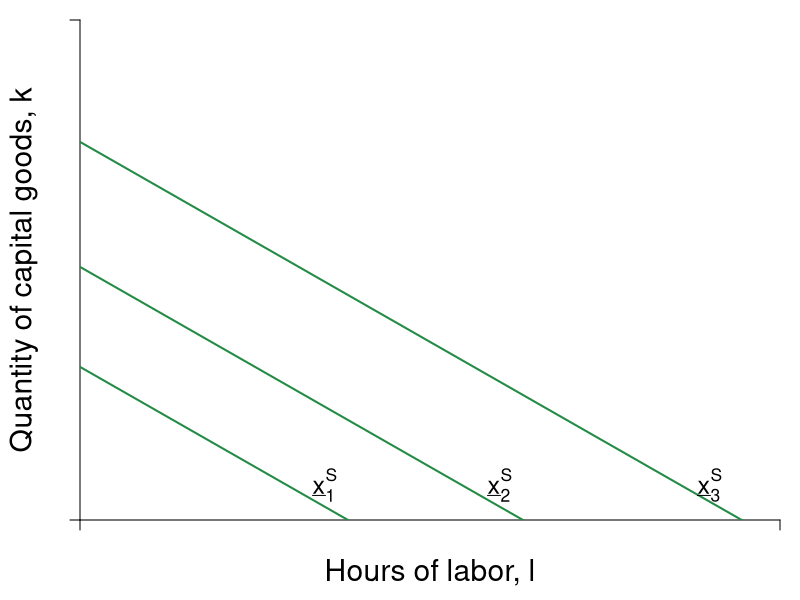

The R source for this figure:
#Graph Designer: Simon Halliday
#Authors: Bowles, Foley and Halliday
#Title: Coordination, Conflict and Competition: A Text in Microeconomics

library(shape)
pdf(file = "specprodexch/techvariables3.pdf", width = 7, height = 7)

#Set parameters for graphics
pointsize <- 1.8
axislabelsize <- 1.8
labelsize <- 1.5
namesize <- 1.8
annotatesize <- 1.5
graphlinewidth <- 2
segmentlinewidth <- 1.5

COL <- c("#7fc97f", "#beaed4", "#fdc086", "#ffff99", "#386cb0", "#f0027f", "#bf5b17", "#666666")
COLA <- c("#e0f3db", "#99d8c9","#66c2a4","#41ae76", "#238b45", "#005824")
COLB <- c("#c6dbef", "#4eb3d3", "#2b8cbe", "#0868ac","#084081")

#Edited the margins to cater for the larger LHS labels
par(mar =  c(4, 4, 1, 1))

uFn <- function(x, y, alpha = 0.7){
  (x^alpha)*(y^(1 - alpha))
}

isoA <- function(l, alpha = 0.7, xbar = 4, A = 2) {
  (xbar / A)^2 - alpha*l
}

trsline <- function(x, constant = 10, slope = 4){
  constant - (slope)*x
}

ff <- function(x, c = 12, s = 1/3){
  c - s*x
}

xlims <- c(0, 10)
ylims <- c(0, 10)

npts <- 501 
x <- seq(xlims[1], xlims[2], length.out = npts)
y <- seq(ylims[1], ylims[2], length.out = npts) 
a <- c(2, 4, 6)

plot(0, 0, xlim = xlims, ylim = ylims, type = "n",
     xlab = expression(paste("")),
     ylab = expression(paste("")), 
     xaxt = "n", 
     yaxt = "n", 
     cex.lab = axislabelsize, 
     bty = "n", 
     xaxs="i", 
     yaxs="i"
)


# ticksy <- seq(from = 0, to = ylims[2], by = 1)
# ylabels <- seq(from = 0, to = ylims[2], by = 1)
# ticksx <- seq(from = 0, to = xlims[2], by = 1)
# xlabels <- seq(from = 0, to = xlims[2], by = 1)
ticksy <- c(ylims[1],  ylims[2])
ylabels <- c(NA, NA)
ticksx <- c(xlims[1], xlims[2])
xlabels <- c(NA, NA)

axis(1, at = ticksx, pos = 0, labels = xlabels)
axis(2, at = ticksy, pos = 0, labels = ylabels, las = 1)

npts <- 500 
xx1 <- seq(xlims[1], xlims[2], length.out = npts)
xx2 <- seq(0, xlims[2], length.out = npts)
xx3 <- seq(1.5, 2.5, length.out = npts)
xx4 <- seq(3, 5, length.out = npts)
xx5 <- seq(7, 9, length.out = npts)

#Draw the graphs
lines(xx1, isoA(xx1, alpha = 0.8, xbar = 3.5, A = 2), col = COLA[5], lwd = graphlinewidth)
lines(xx1, isoA(xx1, alpha = 0.8, xbar = 4.5, A = 2 ), col = COLA[5], lwd = graphlinewidth)
lines(xx1, isoA(xx1, alpha = 0.8, xbar = 5.5, A = 2), col = COLA[5], lwd = graphlinewidth)
#lines(xx1, isoA(xx1, alpha = 0.3, xbar = 4), col = COLB[5], lwd = graphlinewidth)
#lines(xx1, ff(xx1, c = 9, s = 1.34), col = COL[3], lwd = graphlinewidth)
# lines(xx3, trsline(xx3, constant = 16), col = "gray", lty = 2, lwd = graphlinewidth)
# lines(xx4, trsline(xx4, constant = 8, slope = 1), col = "gray", lty = 2, lwd = graphlinewidth)
# lines(xx5, trsline(xx5, constant = 4, slope = 0.25), col = "gray", lty = 2, lwd = graphlinewidth)
#lines(xx4, mcline(xx4, constant = totalcost(x = 3, c0 = 2, c1 = 0.05, c2 = 0.05) - 3*marginalcost(x = 3, c1 = 0.05, c2 = 0.05), slope = marginalcost(x = 3, c1 = 0.05, c2 = 0.05)), col = "gray", lty = 2, lwd = graphlinewidth)



#Label the feasible frontier
# text(3.2, 1, expression("Feasible Frontier"), cex = labelsize)
# text(3.2, 0.5, expression("(production possibilities frontier)"), cex = labelsize)
# Arrows(4.35, 0.95, 8.1, 0.95, col = "black", lty = 1, lwd = 2, arr.type = "triangle", arr.lwd = 0.5)

#Axis labels
mtext(expression(paste("Hours of labor, ", l)), side = 1, line = 2.5, cex = axislabelsize)
text(-0.8, 5, expression(paste("Quantity of capital goods, ", k)), xpd = TRUE, cex = axislabelsize, srt = 90) 


# contour(x, y, 
#         outer(x, y, uFn),
#         drawlabels = FALSE,
#         col = COLB[3],
#         lwd = graphlinewidth,
#         levels = a, 
#         xaxs="i", 
#         yaxs="i", 
#         add = TRUE)


#Label the indifference curves
#text(8, 1.6, expression(paste("Technology E, ", x[1]^E)), cex = labelsize)
# text(6, 9, expression(paste("Technology E Production: ", x == A*(alpha*l + k)^frac(1,2))), cex = labelsize)
# text(6, 8, expression(paste("Isoquant curve: ", k == bgroup("(",frac(bar(x), A),")")^2 - alpha*l   )), cex = labelsize)
# text(6, 7, expression(paste(trs(l,k) == frac(x[l],x[k]), phantom() == alpha)), cex = labelsize)

text(3.5, 0.7, expression(paste(underline(x)[1]^S)), cex = labelsize)
text(6, 0.7, expression(paste(underline(x)[2]^S)), cex = labelsize)
text(9, 0.7, expression(paste(underline(x)[3]^S)), cex = labelsize)

# text(8, 4, expression(paste(trs(l,k) == frac(2,8), phantom() == 0.25)), cex = labelsize)
# Arrows(8, 3.6, 8, 2.4, col = "black", lty = 1, lwd = 2, arr.type = "triangle", arr.lwd = 0.5)
# 
# text(4, 6, expression(paste(trs(l,k) == frac(4,4), phantom()==1)), cex = labelsize)
# Arrows(4, 5.6, 4, 4.4, col = "black", lty = 1, lwd = 2, arr.type = "triangle", arr.lwd = 0.5)
# 
# text(4, 8, expression(paste(trs(l,k) == frac(8,2), phantom() == 4)), cex = labelsize)
# Arrows(3.05, 8, 2.3, 8, col = "black", lty = 1, lwd = 2, arr.type = "triangle", arr.lwd = 0.5)


#Label feasible and infeasible
#text(8, 9, expression(paste(trs(l,k) == frac(x[l], x[k]), phantom() == frac(mp[l], mp[k]), phantom() == -frac(dk,dl))), cex = labelsize)
#text(3, 2.5, expression(paste("with plan ", (list(x, l, k)) )), cex = labelsize)

# text(8, 8.5, expression(paste("Production set:")), cex = labelsize)
# text(8, 8, expression(paste(x = bar(x), " feasible")), cex = labelsize)
# text(8, 7.5, expression(paste("with plan ", (list(x, l, k)) )), cex = labelsize)

#segments(0, 0, 4, ylims[2], lty = 2, col = "gray" , lwd = segmentlinewidth)

# segments(0, 8, 2.9705, 8, lty = 2, col = "gray" , lwd = segmentlinewidth)
#segments(2.9705, 0, 2.9705, 8, lty = 2, col = "gray" , lwd = segmentlinewidth)
# segments(2, 0, 2, 8, lty = 2, col = "gray" , lwd = segmentlinewidth)
# segments(4, 0, 4, 4, lty = 2, col = "gray" , lwd = segmentlinewidth)
# segments(0, 4, 4, 4, lty = 2, col = "gray" , lwd = segmentlinewidth)
# 
# 
# segments(8, 0, 8, 2, lty = 2, col = "gray" , lwd = segmentlinewidth)
# segments(0, 2, 8, 2, lty = 2, col = "gray" , lwd = segmentlinewidth)
# 
# segments(8, 0, 8,indiffA(x = 8)  , lty = 2, col = "gray" , lwd = segmentlinewidth)
# segments(0, indiffA(x = 8) , 8,indiffA(x = 8)  , lty = 2, col = "gray" , lwd = segmentlinewidth)

#Annotate points (4,4),(2,8),(8,2) on feasibility frontier
# text(4.2, 4.2, expression(paste(b)), cex = labelsize)
# points(2.1, isoA(l = 2.1, alpha = 0.3, xbar = 4), pch = 16, col = "black", cex = 1.5)
# text(2.1 - 0.2, isoA(l = 2.1, alpha = 0.3, xbar = 4), expression(paste(b)), cex = labelsize)


# points(3.04, isoA(l = 3.04, alpha = 0.7, xbar = 4), pch = 16, col = "black", cex = 1.5)
# text(3.04 - 0.2, isoA(l = 3.04, alpha = 0.7, xbar = 4), expression(paste(a)), cex = labelsize)

#points(4.8, indiffA(x = 4.8, alpha = 0.7), pch = 16, col = "black", cex = 1.5)


# text(7, 8, expression(paste("Lily's Utility: ", u^L*(list(x^L, y^L)) == (x^L)^{0.7}*(y^L)^{0.3})), cex = labelsize)
# text(7, 7, expression(paste("Peyton's Utility: ", u^P*(list(x^P, y^P)) == (x^P)^{0.5}*(y^P)^{0.5})), cex = labelsize)



dev.off()
